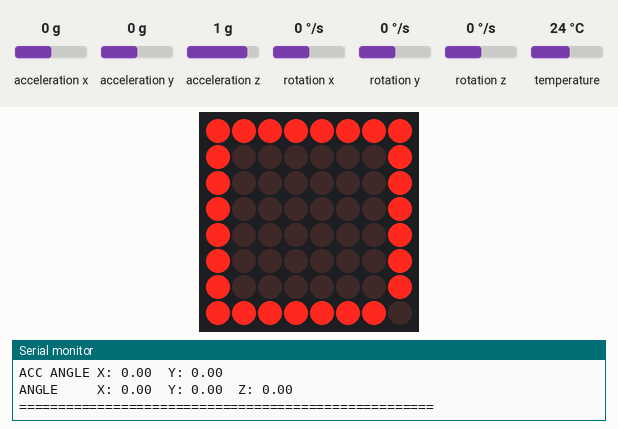
Simulated run of this sketch. Board: Arduino Uno, built with avr-gcc and run on an emulated ATmega328P. Shown: 8×8 LED matrix, the last lines printed to the serial monitor. The test bench sets the inputs (shaded band); at power-on: rotation z 0 °/s, rotation x 0 °/s, rotation y 0 °/s, acceleration x 0 g, acceleration y 0 g, acceleration z 1 g, temperature 24 °C.

Above: at 3.4 s.
3.5 s: rotation z set to -192 °/s
At 3.95 s:
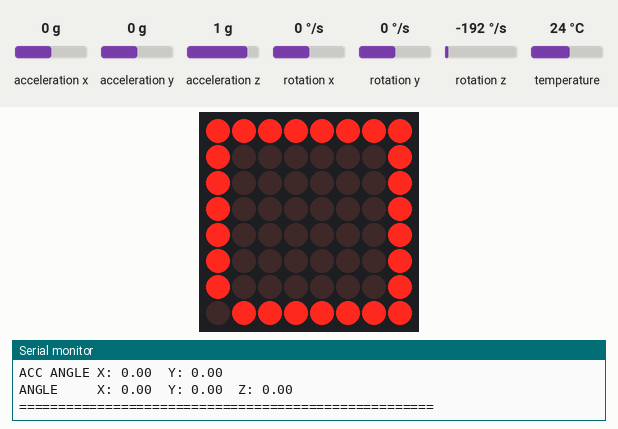
5.1 s: rotation x set to -192 °/s
At 6.16 s:
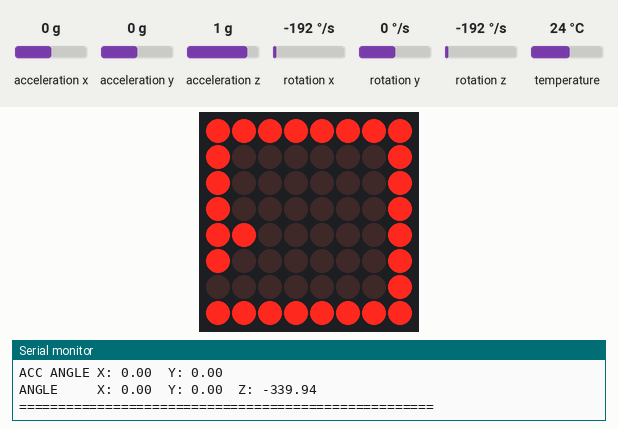
9.2 s: rotation y set to -192 °/s
At 10.51 s:
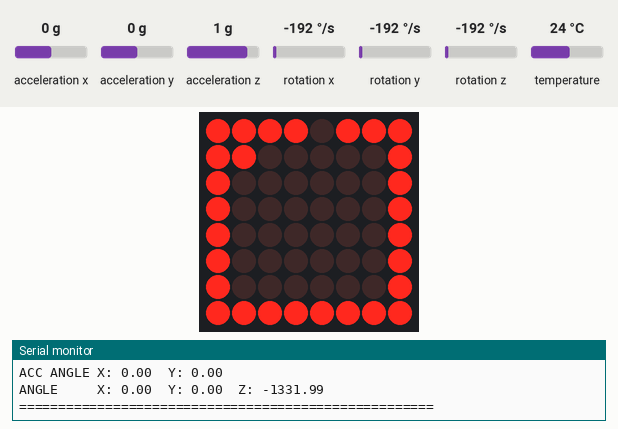
13.3 s: rotation z set to 4 °/s
At 17.0 s:
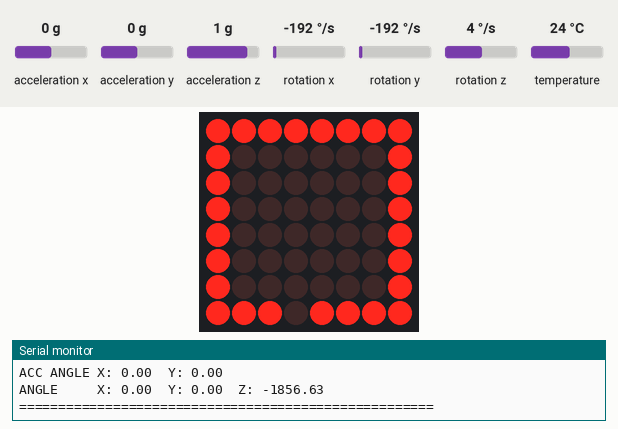
17.4 s: rotation z set to 6 °/s
At 20.7 s:
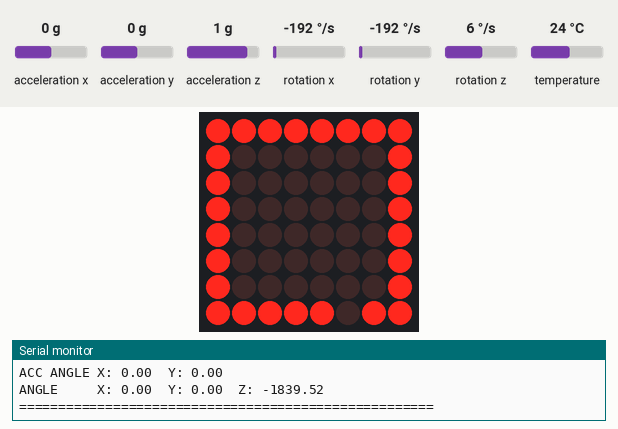
20.8 s: rotation z set to 9 °/s
At 27.5 s:
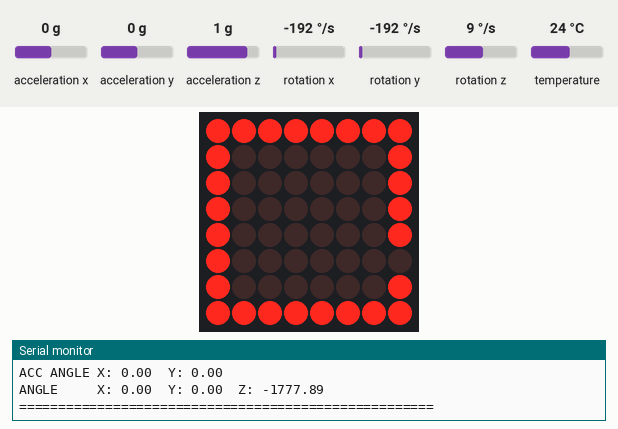

Measured:
- the behaviour switches between 7 and 8 °/s on rotation z (found by bisection; images 5 and 6)
- after the input at 3.5 s, the display: first changes at once (image 1 shows a later state)
- after the input at 9.2 s, the display: first differs from a run without the input after 1.2 s (image 3)
- after the input at 13.3 s, the display: first changes after 0.18 s (image 4 shows a later state)

The sketch:

de-accelerometre.ino
```cpp
#include "Wire.h"
#include <MPU6050_light.h>

MPU6050 mpu(Wire);
long timer = 0;

#include <avr/pgmspace.h>
#include <LedControl.h>

const int numDevices = 1;      // number of MAX7219s used

#define CLK   12
#define CS 11
#define DIN   10
#define PIN_GND 9
#define PIN_VCC 8

// LedControl lc=LedControl(12,11,10,numDevices);
LedControl lc=LedControl(DIN,CLK,CS,numDevices); //

 //   lc.setRow(0,a,y);


/* we always wait a bit between updates of the display */
unsigned long delaytime=20;
byte y=255;
int xx=0; // led de la carre de 30

/*
 This time we have more than one device.
 But all of them have to be initialized
 individually.
 */
void setup() {


  //we have already set the number of devices when we created the LedControl
  int devices=lc.getDeviceCount();
  //we have to init all devices in a loop
  for(int address=0;address<devices;address++) {
    /*The MAX72XX is in power-saving mode on startup*/
    lc.shutdown(address,false);
    /* Set the brightness to a medium values */
    lc.setIntensity(address,8);
    /* and clear the display */
    lc.clearDisplay(address);
  }
  // ligne allumée
  lc.setRow(0,0,y);
  lc.setRow(0,7,y);
  lc.setColumn(0,0,y);
    lc.setColumn(0,7,y);

  Serial.begin(115200);
  Wire.begin();
  byte status = mpu.begin();
  Serial.print(F("MPU6050 status: "));
  Serial.println(status);
  while(status!=0){ } // stop everything if could not connect to MPU6050
  Serial.println(F("Calculating offsets, do not move MPU6050"));
 // delay(1000);
  roue();
  mpu.calcOffsets(true,true); // gyro and accelero
  Serial.println("Done!\n");

}
void allume(int x, int y){
        lc.setLed(0,x,y,true);
               delay(delaytime);
}
void eteint(int x, int y){
        lc.setLed(0,x,y,false);
               delay(delaytime);
}
void clignote(int x, int y){ // clignote
       eteint(x,y);
           allume(x,y);
}
void led_allume(int x, int y, boolean allume){ // allume
       lc.setLed(0,x,y,allume);
}
void carre(int x){ // allume led  x carre de 30 leds
  x=x %30 ;
  if (x<0) {
    x= x+30;
  }
 if (x<8){ // xxxxxxxxx bas
   clignote(x,0);
 } else { // yyyyyyyyy droite
   x = x - 8;
   if (x<8){
   clignote(7,x);
 }  else { // xxxxxxxxxx haut
   x = x - 8;
   if (x<8){
   clignote(7-x,7);
 } else { // yyyyyyyyy gauche
   x = x - 8;
   if (x<8){
   clignote(0,7-x);
 }
}}
}
}
void carre_allume(int x, boolean allume){ // allume led  x carre de 30 leds si allume
  x=x %30 ;
  if (x<0) {
    x= x+30;
  }
 if (x<8){ // xxxxxxxxx bas
   led_allume(x,0,allume);
 } else { // yyyyyyyyy droite
   x = x - 8;
   if (x<8){
   led_allume(7,x,allume);
 }  else { // xxxxxxxxxx haut
   x = x - 8;
   if (x<8){
   led_allume(7-x,7,allume);
 } else { // yyyyyyyyy gauche
   x = x - 8;
   if (x<8){
   led_allume(0,7-x,allume);
 }
}}
}
}
int led(int x){
  // retourne 1 2 3 neutre 4 5 6
  int plus=1;
  if(x<0){
    x = -x; plus = 0; // négatif
  }
  if (x>2) {
    if (plus) {
      return(6) ;
    } else return(1);
  }
  if (x>1) {
    if (plus) {
      return(5) ;
    } else return(2);
  }
  if (x>0) {
    if (plus) {
      return(4) ;
    } else return(3);
  }
  return(0);
}
void roue() {
  for(int i=0;i<31;i++) {
       carre(i);
  }
}
void loop() {
/*
      for(int i= -3;i< 4;i++) {
        int l=led(i); // led à allumer
        if (l){
           allume(l,4);
           eteint(l,4);
      }
      }*/
mpu.update();

  if(millis() - timer > 1000){ // print data every second

    Serial.print(F("TEMPERATURE: "));Serial.println(mpu.getTemp());
    Serial.print(F("ACCELERO  X: "));Serial.print(mpu.getAccX());
    Serial.print("\tY: ");Serial.print(mpu.getAccY());
    Serial.print("\tZ: ");Serial.println(mpu.getAccZ());

    Serial.print(F("GYRO      X: "));Serial.print(mpu.getGyroX());
    Serial.print("\tY: ");Serial.print(mpu.getGyroY());
    Serial.print("\tZ: ");Serial.println(mpu.getGyroZ());

    Serial.print(F("ACC ANGLE X: "));Serial.print(mpu.getAccAngleX());
    Serial.print("\tY: ");Serial.println(mpu.getAccAngleY());

    Serial.print(F("ANGLE     X: "));Serial.print(mpu.getAngleX());
    Serial.print("\tY: ");Serial.print(mpu.getAngleY());
    Serial.print("\tZ: ");Serial.println(mpu.getAngleZ());
    Serial.println(F("=====================================================\n"));
    timer = millis();
      }
      int ii= (( 180 + mpu.getAngleZ() )* 30)/360;
      if (xx != ii){
        carre_allume( xx , true   );
        carre_allume( ii, false   );// eteint la led de la carre
        xx = ii;
      }

    int lx=led(mpu.getGyroY()/16); // led à allumer
    int ly=led(mpu.getGyroX()/16); // led à allumer
    if (lx){
           if(ly){
            allume(lx,ly);
            eteint(lx,ly);
           } else {
            allume(lx,4);
            eteint(lx,4);
           }

      }else if( ly ){
        allume(4,ly);
        eteint(4,ly);
      }
}
```
